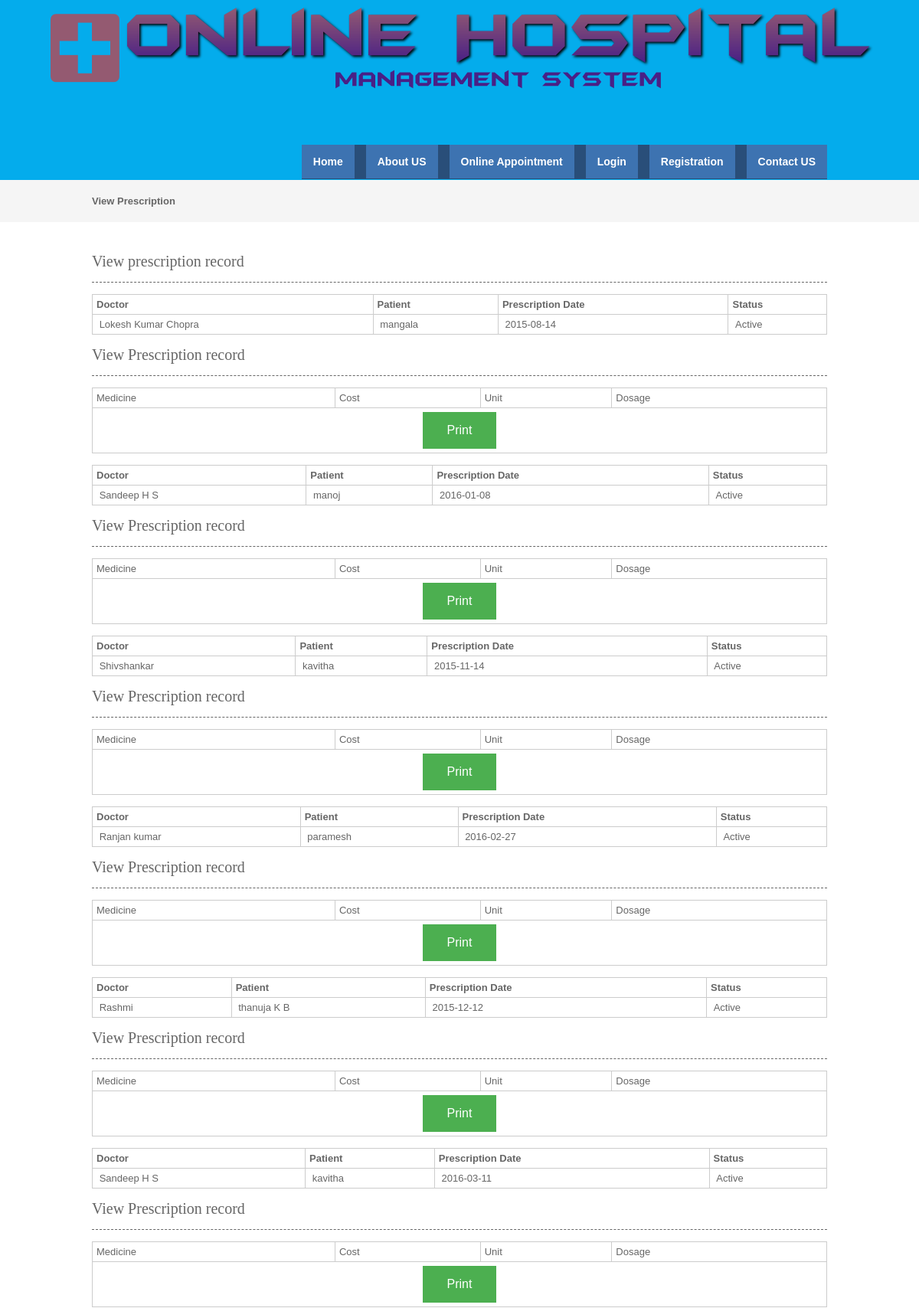
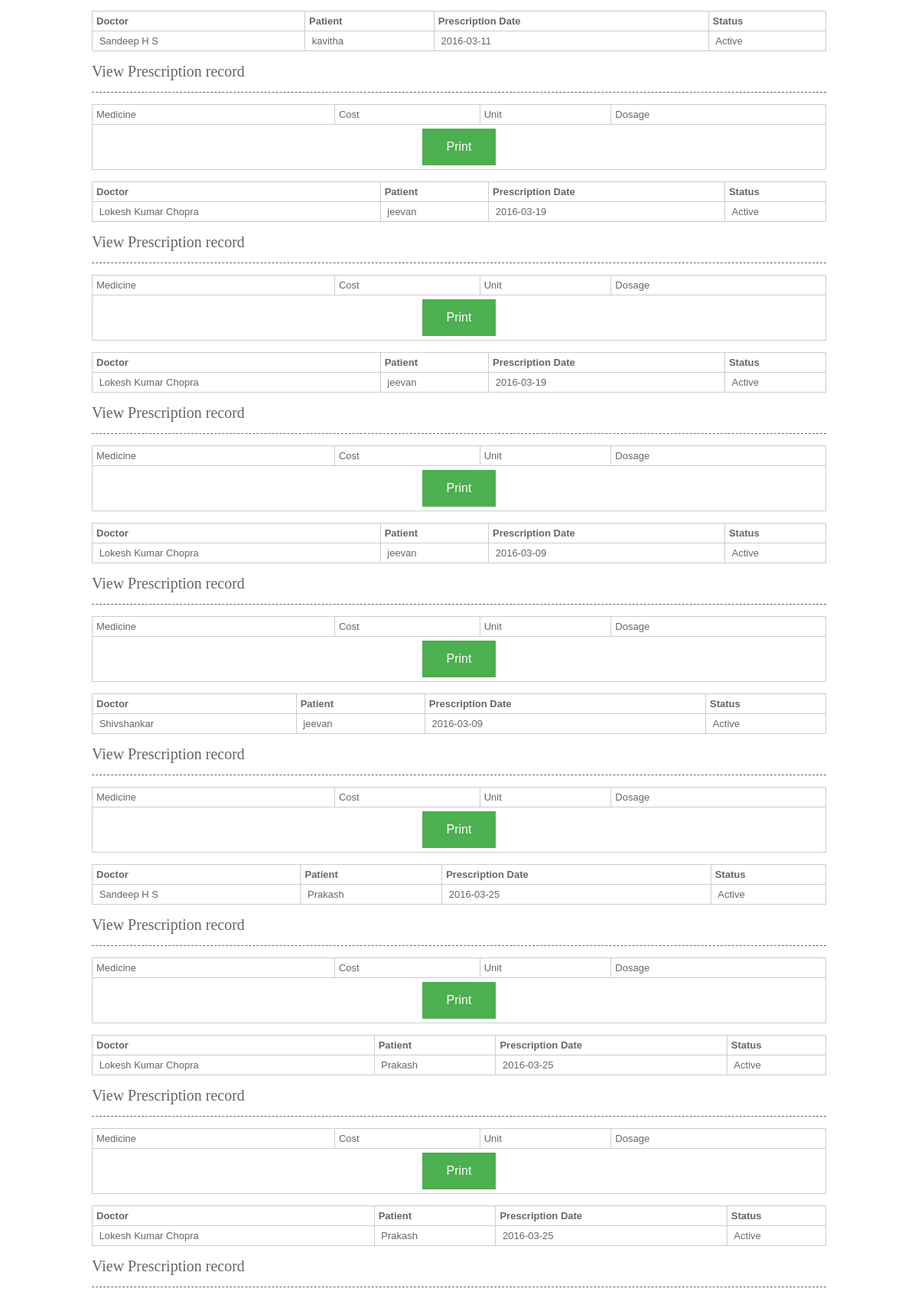
Screenshot of /php/viewprescription.php (upper part) with the database file from the repository (2 pictures, top to bottom).
### tables this page shows
CREATE TABLE IF NOT EXISTS `prescription` (
  `prescriptionid` int(10) NOT NULL AUTO_INCREMENT,
  `treatment_records_id` int(10) NOT NULL,
  `doctorid` int(10) NOT NULL,
  `patientid` int(10) NOT NULL,
  `delivery_type` varchar(10) NOT NULL COMMENT 'Delivered through appointment or online order',
  `delivery_id` int(10) NOT NULL COMMENT 'appointmentid or orderid',
  `prescriptiondate` date NOT NULL,
  `status` varchar(10) NOT NULL,
  PRIMARY KEY (`prescriptionid`)
);

CREATE TABLE IF NOT EXISTS `doctor` (
  `doctorid` int(10) NOT NULL AUTO_INCREMENT,
  `doctorname` varchar(50) NOT NULL,
  `mobileno` varchar(15) NOT NULL,
  `departmentid` int(10) NOT NULL,
  `loginid` varchar(25) NOT NULL,
  `password` varchar(25) NOT NULL,
  `status` varchar(10) NOT NULL,
  `education` varchar(25) NOT NULL,
  `experience` float(11,1) NOT NULL,
  `consultancy_charge` float(10,2) NOT NULL,
  PRIMARY KEY (`doctorid`)
);

CREATE TABLE IF NOT EXISTS `patient` (
  `patientid` int(10) NOT NULL AUTO_INCREMENT,
  `patientname` varchar(50) NOT NULL,
  `admissiondate` date NOT NULL,
  `admissiontime` time NOT NULL,
  `address` varchar(250) NOT NULL,
  `mobileno` varchar(15) NOT NULL,
  `city` varchar(25) NOT NULL,
  `pincode` varchar(20) NOT NULL,
  `loginid` varchar(25) NOT NULL,
  `password` varchar(25) NOT NULL,
  `bloodgroup` varchar(20) NOT NULL,
  `gender` varchar(10) NOT NULL,
  `dob` date NOT NULL,
  `status` varchar(10) NOT NULL,
  PRIMARY KEY (`patientid`),
  KEY `loginid` (`loginid`)
);

### php/viewprescription.php (the view, shortened to what this page needs)
<?php
include("header.php");
include("dbconnection.php");
?>
<div class="wrapper col2">
  <div id="breadcrumb">
    <ul>
      <li class="first">View Prescription</li></ul>
  </div>
</div>
<div class="wrapper col4">
  <div id="container">
    <h1>View prescription record</h1>
<?php
$sql ="SELECT * FROM prescription";
$qsql = mysqli_query($con,$sql);
while($rs = mysqli_fetch_array($qsql))
{
	$sqlpatient = "SELECT * FROM patient WHERE patientid='$rs[patientid]'";
	$qsqlpatient = mysqli_query($con,$sqlpatient);
	$rspatient = mysqli_fetch_array($qsqlpatient);
	$sqldoctor = "SELECT * FROM doctor WHERE doctorid='$rs[doctorid]'";
	$qsqldoctor = mysqli_query($con,$sqldoctor);
	$rsdoctor = mysqli_fetch_array($qsqldoctor);
?>
    <table width="200" border="3">
          <tbody>
            <tr>
              <td><strong>Doctor</strong></td>
              <td><strong>Patient</strong></td>
              <td><strong>Prescription Date</strong></td>
              <td><strong>Status</strong></td>
            </tr>
              <?php
            echo "<tr>
              <td>&nbsp;$rsdoctor[doctorname]</td>
              <td>&nbsp;$rspatient[patientname]</td>
               <td>&nbsp;$rs[prescriptiondate]</td>
            <td>&nbsp;$rs[status]</td>
            </tr>";
            ?>
          </tbody>
        </table>
      <h1>View Prescription record</h1>
        <table width="200" border="3">
          <tbody>
            <tr>
              <td>Medicine</td>
              <td>Cost</td>
              <td>Unit</td>
              <td>Dosage</td>
            </tr>
            <tr>
              <td colspan="6"><div align="center">
                <input type="submit" name="print" id="print" value="Print" onclick="myFunction()"/>
              </div></td>
              </tr>
          </tbody>
        </table>
<?php
}
?>        <p>&nbsp;</p>
  </div>
</div>
<?php
include("footer.php");
?>

### layout/styles/layout.css (style rules this page uses)
html { overflow-y:scroll; }
body { margin:0; padding:0; font-size:13px; font-family:verdana, Arial, Helvetica, sans-serif; color:#FFFFFF; background-color:#4F473A; }
div.wrapper { display:block; width:100%; margin:0; text-align:left; }
.col2 { color:#666666; background-color:#F5F5F5; }
.col3, .col4 { color:#666666; background-color:#FFFFFF; }
#head, #gallery, #breadcrumb, #container, #footer { display:block; position:relative; width:960px; margin:0 auto; }
#breadcrumb { padding:20px 0; }
#breadcrumb ul { margin:0; padding:0; list-style:none; }
#breadcrumb ul li { display:inline; }
#breadcrumb ul li.first { font-weight:bold; }
#container { padding:40px 0; }
#container h1, #container h2, #container h3, #container h4, #container h5, #container h6 { margin:0 0 15px 0; padding:0 0 15px 0; line-height:normal; font-weight:normal; font-size:20px; font-family:Georgia, "Times New Roman", Times, serif; border-bottom:1px dashed #666666; }

### layout/styles/tables.css (style rules this page uses)
table { width:100%; border-collapse:collapse; table-layout:auto; vertical-align:top; margin-bottom:15px; border:1px solid #CCCCCC; }
table tbody td { vertical-align:top; border-collapse:collapse; border-left:1px solid #CCCCCC; border-right:1px solid #CCCCCC; }
table thead th, table tbody td { padding:5px; border-collapse:collapse; }

### php/header.php (style rules this page uses)
input[type=submit] { background-color: #4CAF50; border: none; cursor:pointer; color: white; padding: 15px 32px; text-align: center; text-decoration: none; display: inline-block; font-size: 16px; }

### rows the page displays
prescription: doctorid.doctorname "Lokesh Kumar Chopra", patientid.patientname "mangala", prescriptiondate "2015-08-14", status "Active"
prescription: doctorid.doctorname "Sandeep H S", patientid.patientname "manoj", prescriptiondate "2016-01-08", status "Active"
prescription: doctorid.doctorname "Shivshankar", patientid.patientname "kavitha", prescriptiondate "2015-11-14", status "Active"
prescription: doctorid.doctorname "Ranjan kumar", patientid.patientname "paramesh", prescriptiondate "2016-02-27", status "Active"
prescription: doctorid.doctorname "Rashmi", patientid.patientname "thanuja K B", prescriptiondate "2015-12-12", status "Active"
prescription: doctorid.doctorname "Sandeep H S", patientid.patientname "kavitha", prescriptiondate "2016-03-11", status "Active"
prescription: doctorid.doctorname "Sandeep H S", patientid.patientname "kavitha", prescriptiondate "2016-03-11", status "Active"
prescription: doctorid.doctorname "Lokesh Kumar Chopra", patientid.patientname "jeevan", prescriptiondate "2016-03-19", status "Active"
prescription: doctorid.doctorname "Lokesh Kumar Chopra", patientid.patientname "jeevan", prescriptiondate "2016-03-19", status "Active"
prescription: doctorid.doctorname "Lokesh Kumar Chopra", patientid.patientname "jeevan", prescriptiondate "2016-03-09", status "Active"
prescription: doctorid.doctorname "Shivshankar", patientid.patientname "jeevan", prescriptiondate "2016-03-09", status "Active"
prescription: doctorid.doctorname "Sandeep H S", patientid.patientname "Prakash", prescriptiondate "2016-03-25", status "Active"
prescription: doctorid.doctorname "Lokesh Kumar Chopra", patientid.patientname "Prakash", prescriptiondate "2016-03-25", status "Active"
prescription: doctorid.doctorname "Lokesh Kumar Chopra", patientid.patientname "Prakash", prescriptiondate "2016-03-25", status "Active"
